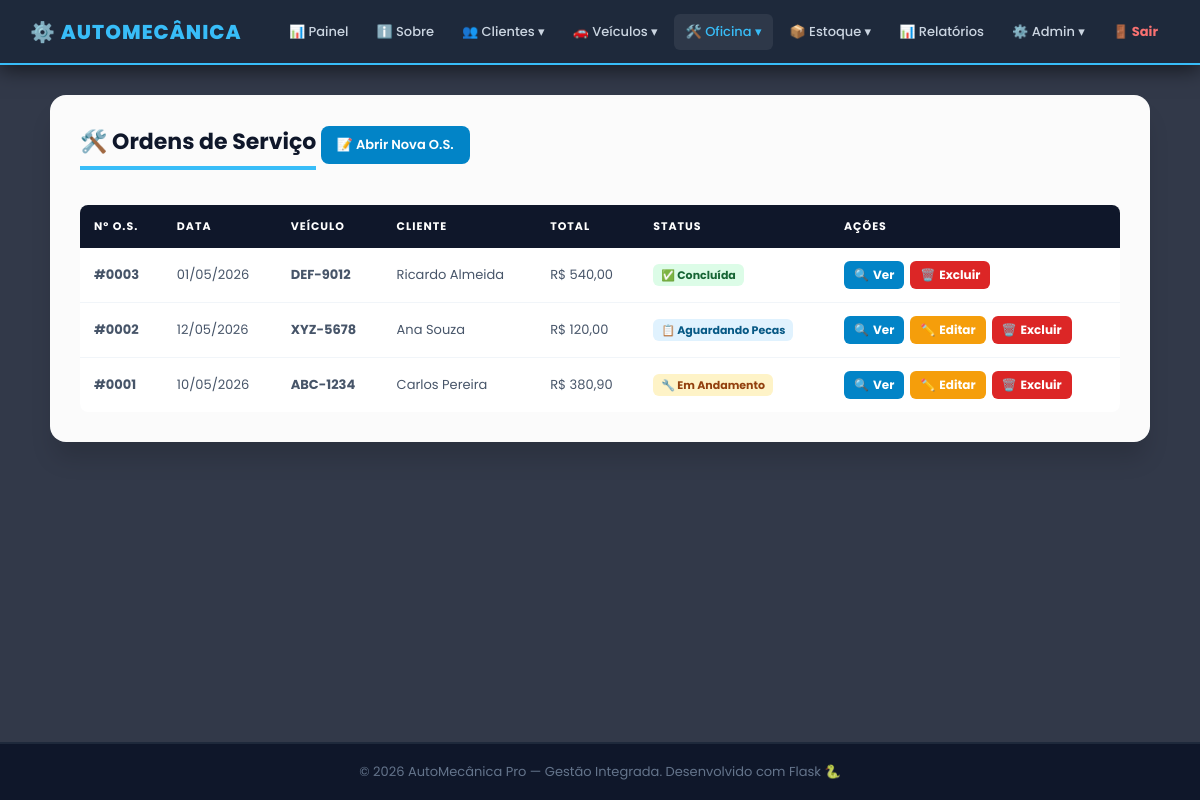
Screenshot of /os (signed in) with the database file from the repository.
### app.py (models this page shows)
class OrdemServico(db.Model):
    __tablename__ = 'ordem_servico'
    id_os         = db.Column(db.Integer, primary_key=True)
    data_entrada  = db.Column(db.Date, nullable=False)
    data_previsao = db.Column(db.Date)
    status        = db.Column(db.String(30), default='Aberta')
    valor_total   = db.Column(db.Numeric(10, 2), default=0.00)
    id_veiculo    = db.Column(db.Integer, db.ForeignKey('veiculo.id_veiculo',   ondelete='CASCADE'),  nullable=False)
    id_mecanico   = db.Column(db.Integer, db.ForeignKey('mecanico.id_mecanico', ondelete='RESTRICT'), nullable=False)
    pecas_os      = db.relationship('OsPeca',    backref='ordem', lazy=True, cascade='all, delete-orphan')
    servicos_os   = db.relationship('OsServico', backref='ordem', lazy=True, cascade='all, delete-orphan')

class Veiculo(db.Model):
    __tablename__ = 'veiculo'
    id_veiculo = db.Column(db.Integer, primary_key=True)
    placa      = db.Column(db.String(10),  unique=True, nullable=False)
    marca      = db.Column(db.String(50))
    modelo     = db.Column(db.String(50))
    ano        = db.Column(db.Integer)
    id_cliente = db.Column(db.Integer, db.ForeignKey('cliente.id_cliente', ondelete='CASCADE'), nullable=False)
    ordens     = db.relationship('OrdemServico', backref='veiculo', lazy=True, cascade='all, delete-orphan')

class Cliente(db.Model):
    __tablename__ = 'cliente'
    id_cliente = db.Column(db.Integer, primary_key=True)
    nome       = db.Column(db.String(100), nullable=False)
    cpf        = db.Column(db.String(15),  unique=True, nullable=False)
    telefone   = db.Column(db.String(20))
    veiculos   = db.relationship('Veiculo', backref='cliente', lazy=True, cascade='all, delete-orphan')

### app.py (the view)
@app.route('/os')
@login_required
def os_consultar():
    ordens = (db.session.query(OrdemServico, Veiculo.placa, Cliente.nome.label('cliente'))
              .join(Veiculo, OrdemServico.id_veiculo == Veiculo.id_veiculo)
              .join(Cliente, Veiculo.id_cliente == Cliente.id_cliente)
              .order_by(OrdemServico.id_os.desc()).all())
    return render_template('os/consultar.html', controller='os', ordens=ordens)

### app.py (called while the page is built)
def login_required(f):
    @wraps(f)
    def decorated(*args, **kwargs):
        if 'usuario_id' not in session:
            return redirect(url_for('login'))
        return f(*args, **kwargs)
    return decorated

def format_brl(value):
    try:
        return f"R$ {float(value):,.2f}".replace(',', 'X').replace('.', ',').replace('X', '.')
    except:
        return 'R$ 0,00'

### templates/os/consultar.html (shortened to what this page needs)
{% extends 'base.html' %}
{% block content %}
<div class="cartao card-lg">
    <h3>🛠️ Ordens de Serviço</h3>
    <a href="{{ url_for('os_cadastrar') }}" class="btn-add">📝 Abrir Nova O.S.</a>
    <div class="tabela-wrapper tbl-desktop">
        <table>
            <thead>
                <tr><th>Nº O.S.</th><th>Data</th><th>Veículo</th><th>Cliente</th><th>Total</th><th>Status</th><th>Ações</th></tr>
            </thead>
            <tbody>
                {% for os, placa, cliente in ordens %}
                <tr>
                    <td><b>#{{ '%04d' % os.id_os }}</b></td>
                    <td style="white-space:nowrap;">{{ os.data_entrada.strftime('%d/%m/%Y') if os.data_entrada else '-' }}</td>
                    <td><b>{{ placa }}</b></td>
                    <td>{{ cliente }}</td>
                    <td style="white-space:nowrap;">{{ format_brl(os.valor_total) }}</td>
                    <td>
                        {% if os.status == 'Concluida' %}
                            <span style="background:#dcfce7;color:#166534;padding:3px 8px;border-radius:6px;font-size:11px;font-weight:700;white-space:nowrap;">✅ Concluída</span>
                        {% elif os.status == 'Em Andamento' %}
                            <span style="background:#fef3c7;color:#92400e;padding:3px 8px;border-radius:6px;font-size:11px;font-weight:700;white-space:nowrap;">🔧 Em Andamento</span>
                        {% else %}
                            <span style="background:#e0f2fe;color:#075985;padding:3px 8px;border-radius:6px;font-size:11px;font-weight:700;white-space:nowrap;">📋 {{ os.status }}</span>
                        {% endif %}
                    </td>
                    <td><div class="acoes">
                        <a href="{{ url_for('os_detalhes', id=os.id_os) }}" class="btn-det">🔍<span class="txt"> Ver</span></a>
                        {% if os.status != 'Concluida' %}
                        <a href="{{ url_for('os_editar', id=os.id_os) }}" class="btn-ed">✏️<span class="txt"> Editar</span></a>
                        {% endif %}
                        <a href="{{ url_for('os_excluir', id=os.id_os) }}" class="btn-ex" onclick="return confirm('Remover O.S. #{{ '%04d' % os.id_os }}?')">🗑️<span class="txt"> Excluir</span></a>
                    </div></td>
                </tr>
                {% else %}
                <tr><td colspan="7" style="text-align:center;color:#94a3b8;padding:30px;">Nenhuma O.S. encontrada.</td></tr>
                {% endfor %}
            </tbody>
        </table>
    </div>
</div>
{% endblock %}

### public/css/main.css (style rules this page uses)
* { margin:0; padding:0; box-sizing:border-box; font-family:'Poppins',sans-serif; }
body { display:flex; flex-direction:column; min-height:100vh; color:#334155; background: url('https://images.unsplash.com/photo-1619642751034-765dfdf7c58e?q=80&w=1920&auto=format&fit=crop') no-repeat center center fixed; background-size:cover; }
.cartao { background-color:rgba(255,255,255,0.98); width:100%; padding:30px; border-radius:16px; box-shadow:0 20px 25px -5px rgba(0,0,0,0.15); margin-bottom:25px; }
.card-lg { max-width:1100px; }
.cartao h3 { margin-bottom:20px; color:#0f172a; font-size:22px; border-bottom:4px solid #38bdf8; padding-bottom:8px; display:inline-block; }
.tabela-wrapper { overflow-x:auto; -webkit-overflow-scrolling:touch; margin-top:15px; border-radius:8px; }
table { width:100%; border-collapse:collapse; background-color:white; min-width:500px; }
th { background-color:#0f172a; padding:13px 14px; text-align:left; color:white; font-size:11px; text-transform:uppercase; letter-spacing:1px; white-space:nowrap; }
td { padding:13px 14px; border-bottom:1px solid #f1f5f9; font-size:13px; color:#475569; }
tr:last-child td { border-bottom:none; }
.btn-add { background-color:#0284c7; color:white; padding:9px 16px; border-radius:8px; text-decoration:none; font-weight:600; font-size:13px; display:inline-block; margin-bottom:12px; }
.acoes { display:flex; gap:6px; flex-wrap:nowrap; align-items:center; }
.btn-ed, .btn-ex, .btn-det, .btn-ok { display:inline-flex; align-items:center; gap:4px; padding:5px 10px; border-radius:6px; text-decoration:none; font-weight:700; font-size:12px; white-space:nowrap; cursor:pointer; border:none; transition:0.2s; }
.btn-ed { background:#f59e0b; color:white; }
.btn-ex { background:#dc2626; color:white; }
.btn-det { background:#0284c7; color:white; }
.btn-ed .txt, .btn-ex .txt, .btn-det .txt, .btn-ok .txt { display:inline; }

### public/css/mobile.css (style rules this page uses)
.tbl-desktop { display: block; }

### rows the page displays
OrdemServico: id_os "0003", data_entrada "01/05/2026", placa "DEF-9012", nome "Ricardo Almeida", valor_total "R$ 540,00", status "✅ Concluída"
OrdemServico: id_os "0002", data_entrada "12/05/2026", placa "XYZ-5678", nome "Ana Souza", valor_total "R$ 120,00", status "Aguardando Pecas"
OrdemServico: id_os "0001", data_entrada "10/05/2026", placa "ABC-1234", nome "Carlos Pereira", valor_total "R$ 380,90", status "🔧 Em Andamento"
